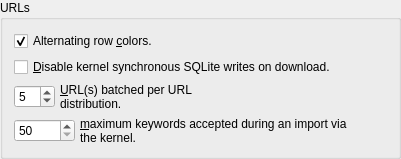
             <widget class="QGroupBox" name="groupBox_17">
              <property name="title">
               <string>URLs</string>
              </property>
              <layout class="QVBoxLayout" name="verticalLayout_22">
               <item>
                <widget class="QCheckBox" name="urlsAlternatingRowColors">
                 <property name="text">
                  <string>Alternating row &amp;colors.</string>
                 </property>
                 <property name="checked">
                  <bool>true</bool>
                 </property>
                </widget>
               </item>
               <item>
                <widget class="QCheckBox" name="disable_kernel_synchronous_download">
                 <property name="toolTip">
                  <string>&lt;html&gt;&lt;head/&gt;&lt;body&gt;&lt;p&gt;Enabling this feature may cause catastrophic database corruption if the kernel aborts during a download.&lt;/p&gt;&lt;/body&gt;&lt;/html&gt;</string>
                 </property>
                 <property name="text">
                  <string>&amp;Disable kernel synchronous SQLite writes on download.</string>
                 </property>
                </widget>
               </item>
               <item>
                <layout class="QHBoxLayout" name="horizontalLayout_69">
                 <property name="spacing">
                  <number>5</number>
                 </property>
                 <item>
                  <widget class="QSpinBox" name="kernel_url_batch_size">
                   <property name="toolTip">
                    <string>Please review your lane widths before increasing this value.</string>
                   </property>
                   <property name="minimum">
                    <number>1</number>
                   </property>
                   <property name="maximum">
                    <number>15</number>
                   </property>
                   <property name="value">
                    <number>5</number>
                   </property>
                  </widget>
                 </item>
                 <item>
                  <widget class="QLabel" name="label_17">
                   <property name="text">
                    <string>&amp;URL(s) batched per URL distribution.</string>
                   </property>
                   <property name="wordWrap">
                    <bool>true</bool>
                   </property>
                   <property name="buddy">
                    <cstring>kernel_url_batch_size</cstring>
                   </property>
                  </widget>
                 </item>
                 <item>
                  <spacer name="horizontalSpacer_51">
                   <property name="orientation">
                    <enum>Qt::Horizontal</enum>
                   </property>
                   <property name="sizeHint" stdset="0">
                    <size>
                     <width>40</width>
                     <height>20</height>
                    </size>
                   </property>
                  </spacer>
                 </item>
                </layout>
               </item>
               <item>
                <layout class="QHBoxLayout" name="horizontalLayout_68">
                 <property name="spacing">
                  <number>5</number>
                 </property>
                 <item>
                  <widget class="QSpinBox" name="maximum_url_keywords_kernel">
                   <property name="minimum">
                    <number>50</number>
                   </property>
                   <property name="maximum">
                    <number>65535</number>
                   </property>
                  </widget>
                 </item>
                 <item>
                  <widget class="QLabel" name="label_16">
                   <property name="text">
                    <string>&amp;maximum keywords accepted during an import via the kernel.</string>
                   </property>
                   <property name="wordWrap">
                    <bool>true</bool>
                   </property>
                   <property name="buddy">
                    <cstring>maximum_url_keywords_kernel</cstring>
                   </property>
                  </widget>
                 </item>
                 <item>
                  <spacer name="horizontalSpacer_50">
                   <property name="orientation">
                    <enum>Qt::Horizontal</enum>
                   </property>
                   <property name="sizeHint" stdset="0">
                    <size>
                     <width>40</width>
                     <height>20</height>
                    </size>
                   </property>
                  </spacer>
                 </item>
                </layout>
               </item>
              </layout>
             </widget>
